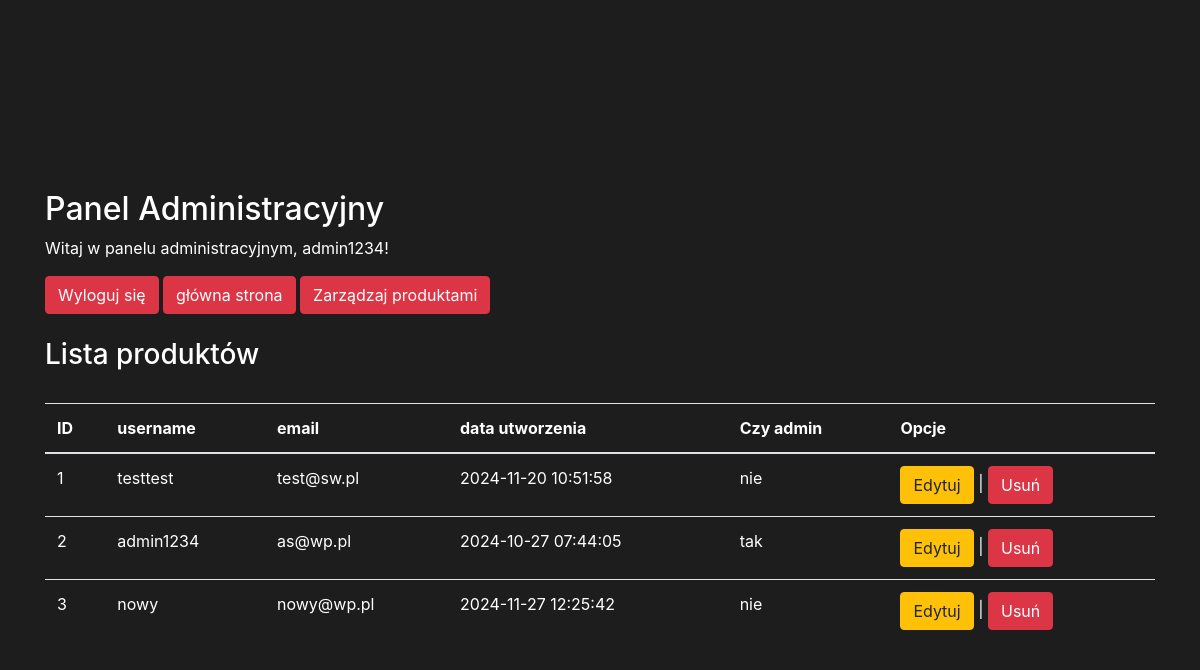
Screenshot of /uzytkownicy.php (signed in) with the database file from the repository.
### tables this page shows
CREATE TABLE `users` (
  `id` int(11) NOT NULL,
  `username` varchar(50) NOT NULL,
  `email` varchar(100) NOT NULL,
  `password_hash` varchar(255) NOT NULL,
  `created_at` timestamp NOT NULL DEFAULT current_timestamp(),
  `password` varchar(255) DEFAULT NULL,
  `czy_admin` tinyint(1) NOT NULL DEFAULT 0
);

### uzytkownicy.php (the view, shortened to what this page needs)
<?php
require 'db.php';
$sql = "SELECT * FROM users";
$result = $conn->query($sql);
?>
<!DOCTYPE html>
<html lang="pl">
<head>
    <link rel="stylesheet" href="https://stackpath.bootstrapcdn.com/bootstrap/4.5.2/css/bootstrap.min.css">
    <link rel="stylesheet" href="style_login_rej.css">
</head>
<body>
<div class="container mt-5">
    <h2>Panel Administracyjny</h2>
    <p>Witaj w panelu administracyjnym, <?php echo $_SESSION['username']; ?>!</p>
    <a href="logout.php" class="btn btn-danger ">Wyloguj się</a>
    <a href="index.php" class="btn btn-danger ">główna strona</a>
    <a href="admin.php" class="btn btn-danger ">Zarządzaj produktami</a>
                <br></br>
    <h3 class="dane">Lista produktów</h3><br>
    <table class="table">
        <thead>
            <tr>
                <th>ID</th>
                <th>username</th>
                <th>email</th>
                <th>data utworzenia</th>
                <th>Czy admin</th>
                <th>Opcje</th>
            </tr>
        </thead>
        <tbody>
            <?php
            $status_admina = 'null';
            if ($result->num_rows > 0) {
                while ($row = $result->fetch_assoc()) {
                   if($row['czy_admin'] == 1){
                    $status_admina = 'tak';}
                    else{
                      $status_admina = 'nie';
                    }
                    echo "<tr>";
                    echo "<td>" . $row['id'] . "</td>";
                    echo "<td>" . $row['username'] . "</td>";
                    echo "<td>" . $row['email'] . "</td>";
                    echo "<td>" . $row['created_at'] . "</td>";
                    echo "<td>" . $status_admina . "</td>";
                    echo "<td>
                            <a href='edit_users.php?id=" . $row['id'] . "' class='btn btn-warning'>Edytuj</a> |
                            <a href='delete_users.php?id=" . $row['id'] . "' class='btn btn-danger'>Usuń</a>
                          </td>";
                    echo "</tr>";
                }
            } else {
                echo "<tr><td colspan='5'>Brak produktów</td></tr>";
            }
            ?>
        </tbody>
    </table>
</div>
</body>
</html>

### style_login_rej.css (style rules this page uses)
body { display: flex; justify-content: center; align-items: center; height: 100vh; background-color: #1d1d1d; color: #ffffff; }

### uzytkownicy.php (style rules this page uses)
.table { color:white; }

### rows the page displays
users: id "1", username "testtest", email "test@sw.pl", created_at "2024-11-20 10:51:58", czy_admin "nie"
users: id "2", username "admin1234", email "as@wp.pl", created_at "2024-10-27 07:44:05", czy_admin "tak"
users: id "3", username "nowy", email "nowy@wp.pl", created_at "2024-11-27 12:25:42", czy_admin "nie"

### other values shown
$_SESSION['username'] "admin1234"
